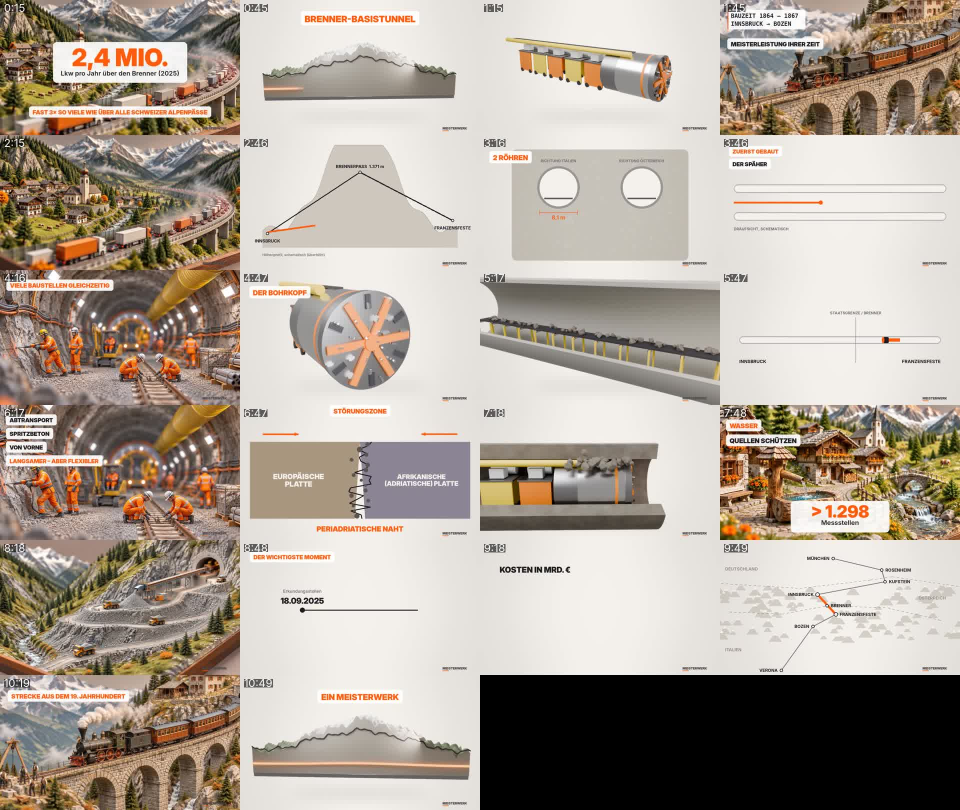
#> input picture videos/002-brenner-basistunnel/qa_frames.jpg, 1920 x 1620 px, given in place of th_head.png, which was not available (shown at 1/2 size)
$ python thumbs.py .
#> lines starting #> are read from the running program, lines starting #| are printed output that depends on the picture
#> in base, im is the input picture: PIL image 1920x1620 RGB; mean R, G, B 174.1, 163.6, 152.5
#> in glow, `ov = Image.new('RGBA', (W, H), (0, 0, 0, 0))`: ov: PIL image 1280x720 RGBA; every value is 0
"""Thumbnail text + effects for 002 (after thumbscene.py renders th_*.png)."""
import math, random, sys
from PIL import Image, ImageDraw, ImageFont, ImageFilter, ImageEnhance
D = sys.argv[1] if len(sys.argv) > 1 else "/home/claude/mw-work/002/out"
F = "/usr/share/fonts/opentype/inter/InterDisplay-Black.otf"
W, H = 1280, 720; Y = (255, 214, 0); WH = (255, 255, 255); OR = (255, 92, 12)
def sparks(im, xy, n=170, seed=3, rx=420, ry=260):
#> called with xy = (880, 380), n = 120, seed = 3, rx = 420, ry = 260
    ov = Image.new("RGBA", (W, H), (0, 0, 0, 0)); d = ImageDraw.Draw(ov); r = random.Random(seed)
    for i in range(n):
        a = r.uniform(0, 2 * math.pi); L = r.uniform(20, 260); x = xy[0] + math.cos(a) * r.uniform(30, rx); y = xy[1] + math.sin(a) * r.uniform(20, ry)
        d.line((x, y, x + math.cos(a) * L * .25, y + math.sin(a) * L * .25 + L * .08), fill=(255, r.randint(150, 220), 60, r.randint(150, 255)), width=r.choice([2, 3, 4]))
    g = ov.filter(ImageFilter.GaussianBlur(5)); im.paste(g, (0, 0), g); im.paste(ov, (0, 0), ov)
#> after `im.paste(ov, (0, 0), ov)`:
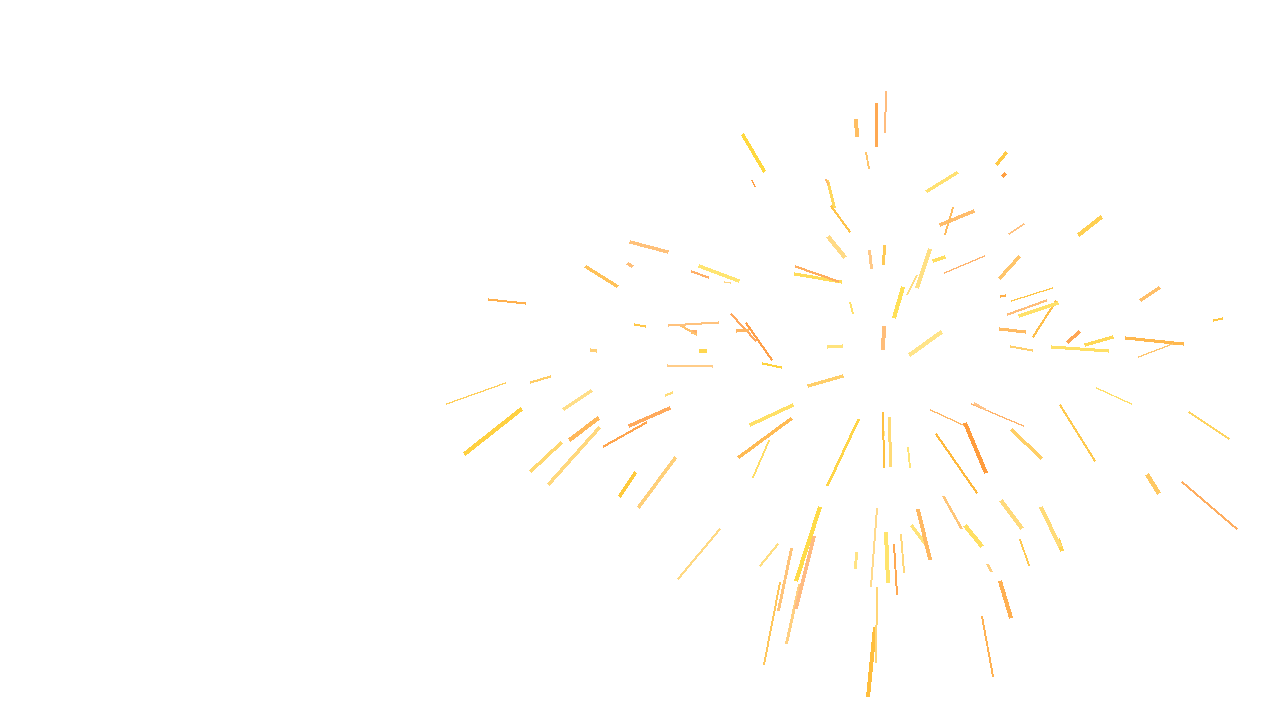
#> ov: PIL image 1280x720 RGBA; mean R, G, B, A 3.5, 2.6, 0.8, 2.7; transparent parts drawn white
def text(im, lines, cols, x, y, size):
#> called with x = 50, y = 30, size = 170
    lay = Image.new("RGBA", (W, H), (0, 0, 0, 0)); d = ImageDraw.Draw(lay)
    for l, c in zip(lines, cols):
        f = ImageFont.truetype(F, size); d.text((x, y), l, font=f, fill=c, stroke_width=int(size * .09), stroke_fill=(0, 0, 0)); y += int(size * 1.02)
#> after the loop, y = 203
    sh = Image.new("RGBA", (W, H), (0, 0, 0, 0)); sh.paste((0, 0, 0, 170), (0, 0), lay.split()[3]); sh = sh.filter(ImageFilter.GaussianBlur(14))
    im.paste(sh, (8, 10), sh); im.paste(lay, (0, 0), lay)
def glow(im, xy, r, col=(255, 110, 20), a=150):
    ov = Image.new("RGBA", (W, H), (0, 0, 0, 0)); ImageDraw.Draw(ov).ellipse((xy[0] - r, xy[1] - r, xy[0] + r, xy[1] + r), fill=col + (a,))
    ov = ov.filter(ImageFilter.GaussianBlur(r * .5)); im.alpha_composite(ov)
def base(name, bright=1.15):
    im = Image.open(f"{D}/th_{name}.png").convert("RGB"); im = ImageEnhance.Contrast(im).enhance(1.2); im = ImageEnhance.Brightness(im).enhance(bright); return im.convert("RGBA")
im = base("head"); glow(im, (880, 380), 200, a=90); sparks(im, (880, 380), n=120); text(im, ["64 KM"], [WH], 50, 30, 170); text(im, ["DURCH DIE", "ALPEN?!"], [Y, Y], 50, 470, 105)
im.convert("RGB").save(f"{D}/Thumbnail_1.jpg", quality=92)
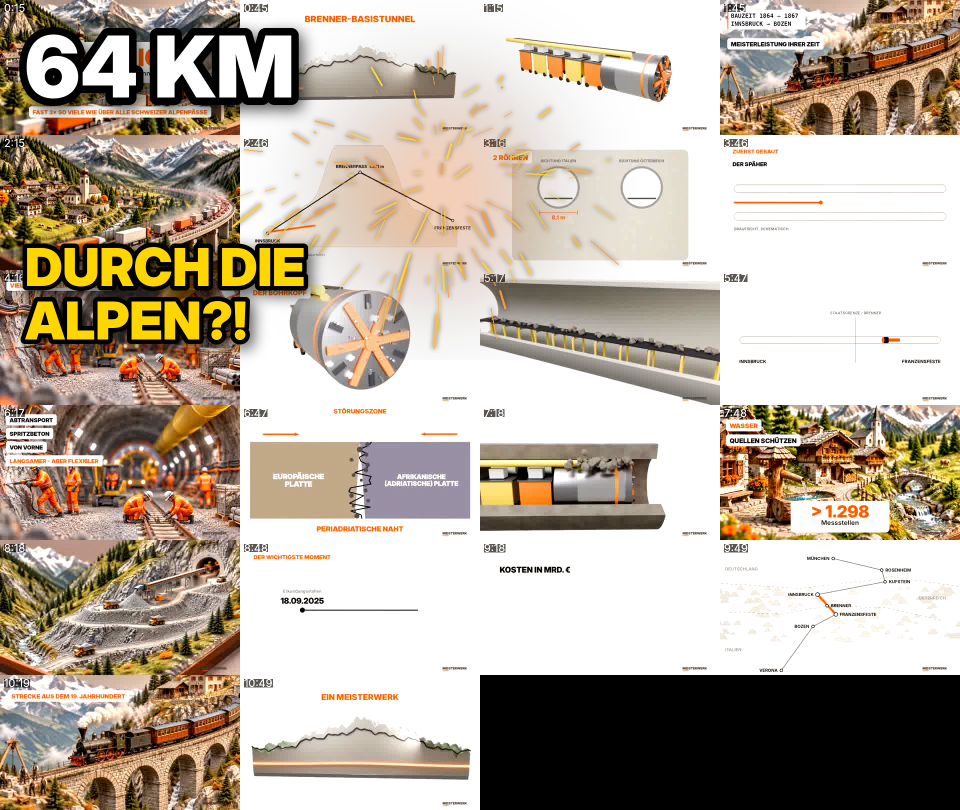
#> saved as Thumbnail_1.jpg: PIL image 1920x1620 RGB (shown at 1/2 size); mean R, G, B 184.5, 172.7, 158.3
im = base("berg", 1.1); text(im, ["1.720 m"], [WH], 50, 30, 170); text(im, ["FELS", "DARÜBER!"], [Y, Y], 50, 470, 105)
#> call 2 of base, with name = 'berg', bright = 1.1
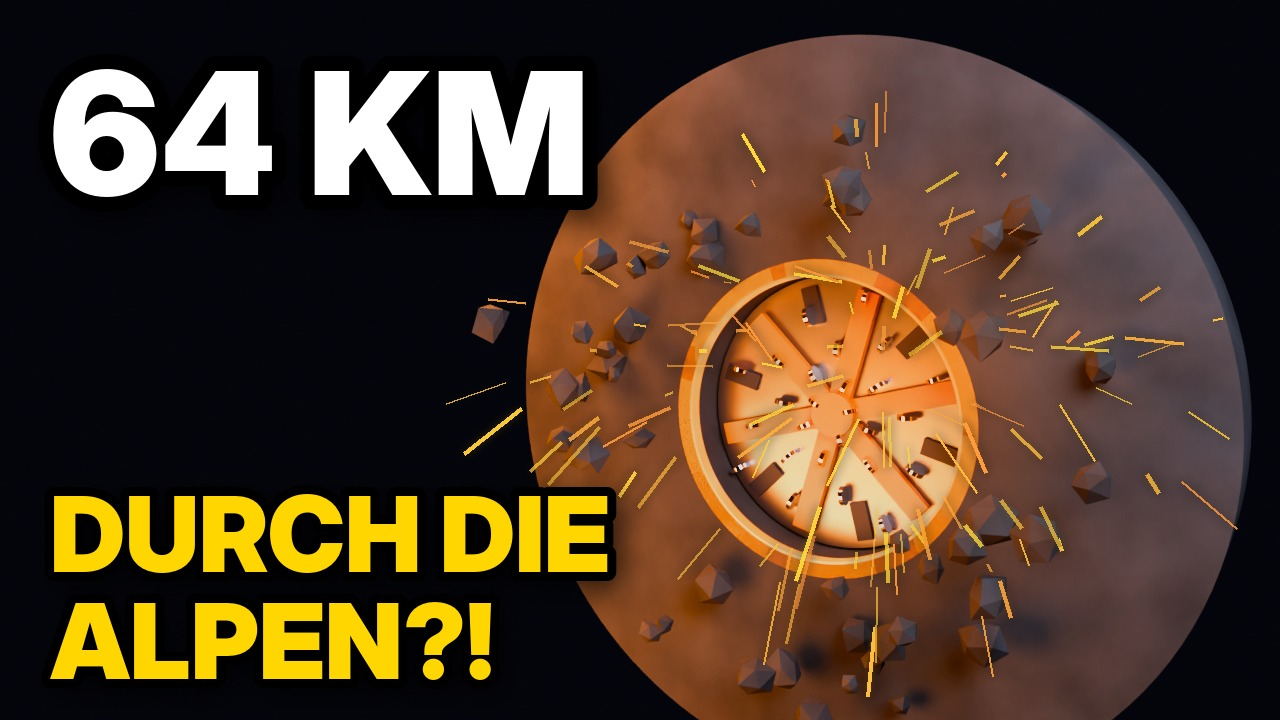
#> input picture videos/002-brenner-basistunnel/thumbnail.jpg, 1280 x 720 px, given in place of th_berg.png, which was not available
#> in base, im is the input picture: PIL image 1280x720 RGB; mean R, G, B 80, 59, 39.6
im.convert("RGB").save(f"{D}/Thumbnail_2.jpg", quality=92)
im = base("break", 1.05); glow(im, (900, 360), 200, (255, 200, 120), 90); sparks(im, (900, 360), seed=9); text(im, ["11,7 MRD. €"], [WH], 50, 30, 140); text(im, ["FÜR EIN", "LOCH?!"], [Y, Y], 50, 470, 110)
#> call 2 of sparks, with xy = (900, 360), n = 170, seed = 9, rx = 420, ry = 260
#> the loop in sparks (call 2), `for i in range(n):` made 170 passes
#> (a, x, y) on passes 1 to 3: (2.91, 818.2, 412.5), (2.91, 743.9, 415.3), (1.06, 1094.5, 466.2)
#> in sparks (call 2), `im.paste(ov, (0, 0), ov)`:
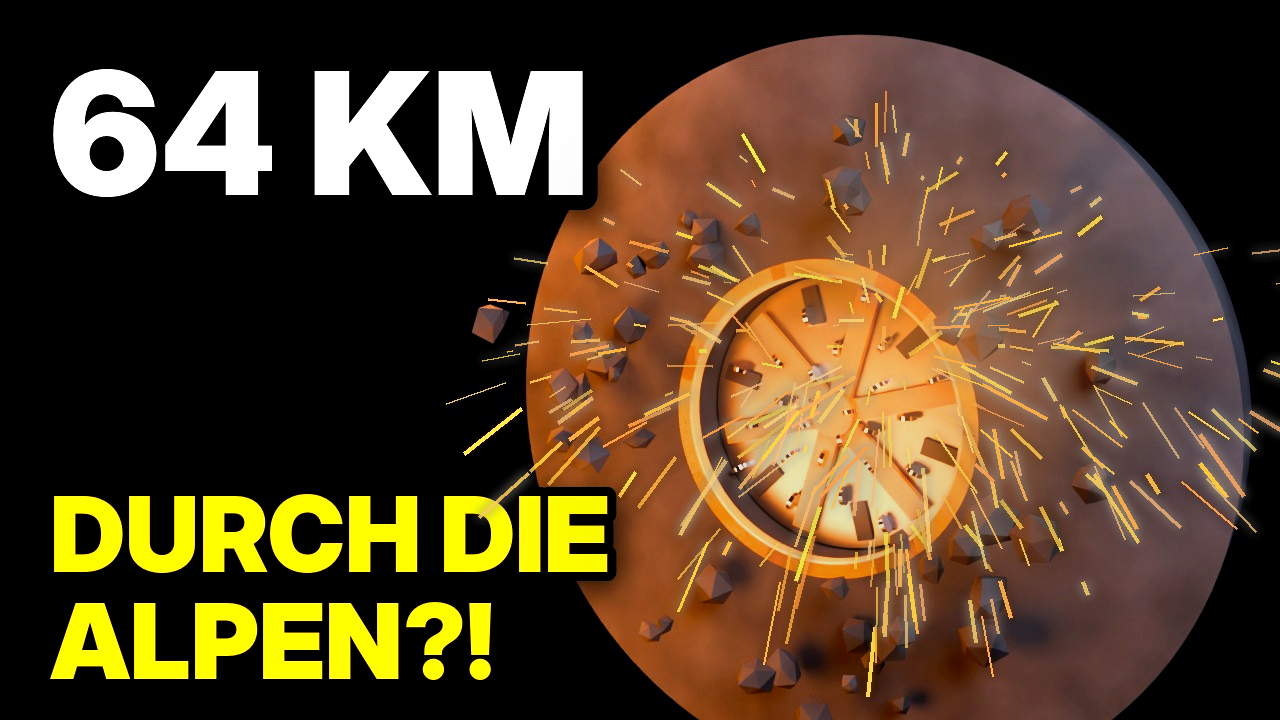
#> im: PIL image 1280x720 RGBA; mean R, G, B, A 84, 62.4, 35.5, 252; transparent parts drawn white
#> after the loop in text (call 5), `for l, c in zip(lines, cols):`: y = 172
#> in text (call 5), `sh.paste((0, 0, 0, 170), (0, 0), lay.split()[3])`:
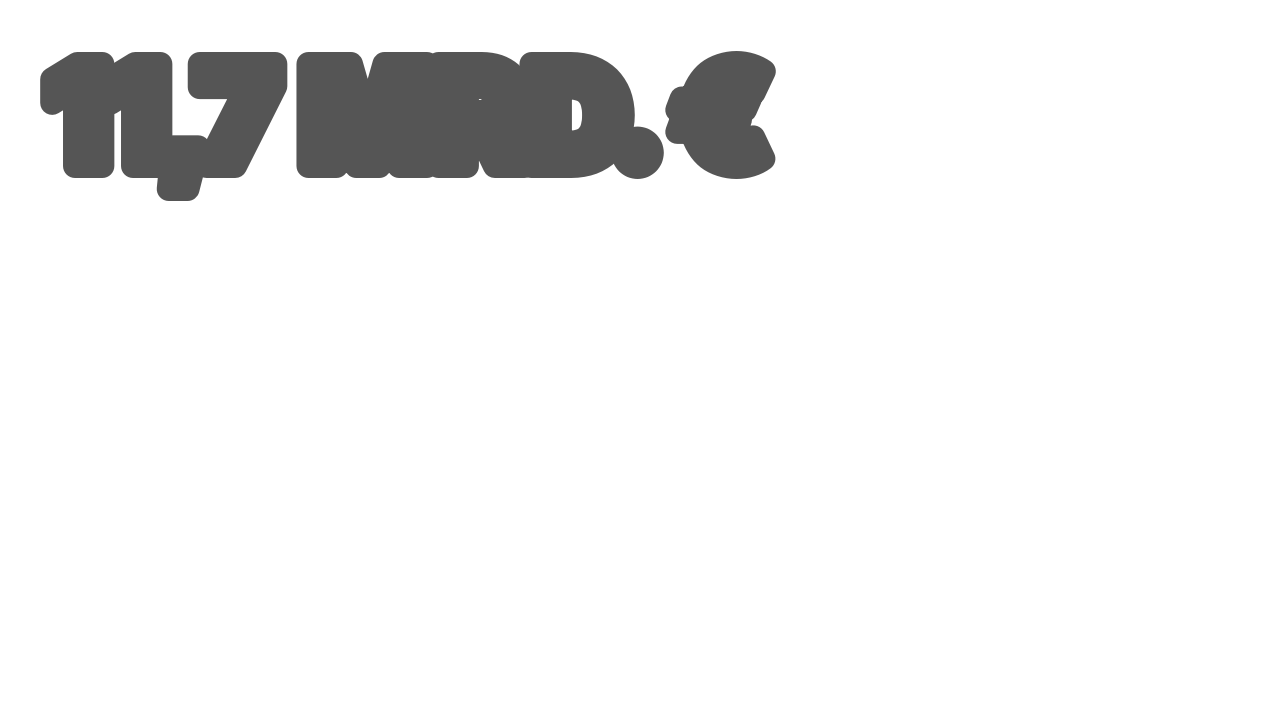
#> sh: PIL image 1280x720 RGBA; mean R, G, B, A 0, 0, 0, 14.3; transparent parts drawn white
im.convert("RGB").save(f"{D}/Thumbnail_3.jpg", quality=92)
o = Image.new("RGB", (1280 * 3 + 40, 720), "white")
for i in range(3): o.paste(Image.open(f"{D}/Thumbnail_{i + 1}.jpg"), (i * 1300, 0))
o.resize((1980, 360)).save(f"{D}/thumbs_overview.jpg")
